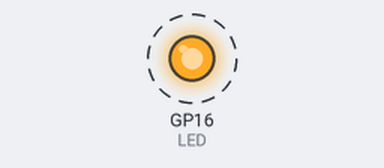
The program below on a simulated Raspberry Pi Pico running MicroPython. On the bench: output pins drawn as LEDs (lit = HIGH). Dashed ring = blinking.

Above: at 0.5 s.
Timing chart, 0 to 4.6 s (numbered marks = the images above):
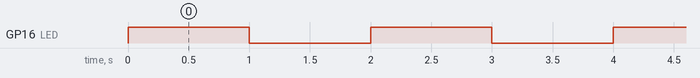

The program:

main.py
```python
#----------------------------------------------------------
#      RUNNING A PROGRAM AUTOMATICALLY AFTER REBOOT
#      ===========================================
#
# In some applications we may want to run a program
# automatically after reboot.This is done easily by saving
# the program with the name "main.py". This very simple
# program flashes an LED connected to GP16 automatically
# after the Raspberry Pi Pico boots.
#
# Author: Dogan Ibrahim
# File  : main.py
# Date  : February 2021
#------------------------------------------------------------
from machine import Pin
import utime

LED = Pin(16, Pin.OUT)					# LED at pin 16

while True:                             # Do Forever
    LED.value(1)                        # LED ON
    utime.sleep(1)                      # Wait 1 second
    LED.value(0)                        # LED OFF
    utime.sleep(1)                      # Wait 1 second
```

Measured:
- by itself, GP16 (LED): alternates HIGH for 1.0 s and LOW for 1.0 s
